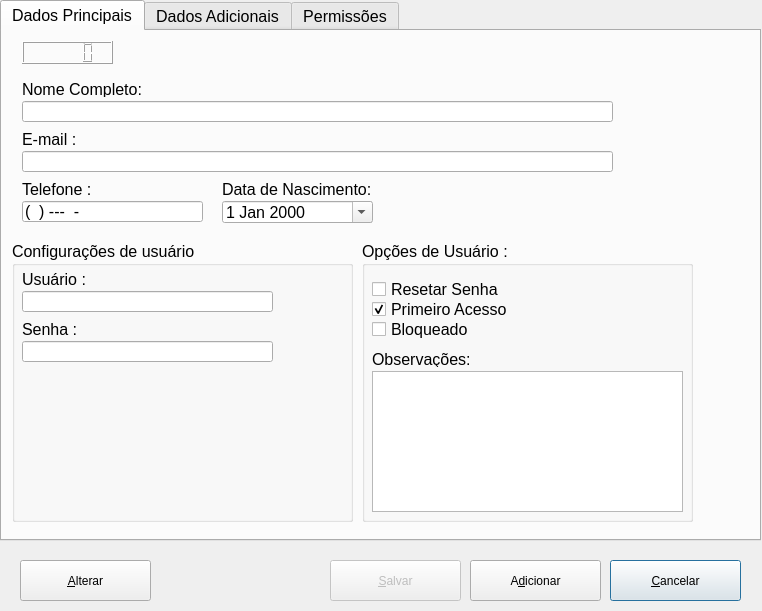
<?xml version="1.0" encoding="UTF-8"?>
<ui version="4.0">
 <class>Dialog</class>
 <widget class="QDialog" name="Dialog">
  <property name="geometry">
   <rect>
    <x>0</x>
    <y>0</y>
    <width>762</width>
    <height>611</height>
   </rect>
  </property>
  <property name="windowTitle">
   <string>Dialog</string>
  </property>
  <widget class="QTabWidget" name="tabWidget">
   <property name="geometry">
    <rect>
     <x>0</x>
     <y>0</y>
     <width>761</width>
     <height>541</height>
    </rect>
   </property>
   <property name="font">
    <font>
     <family>Segoe UI</family>
     <pointsize>12</pointsize>
    </font>
   </property>
   <property name="cursor">
    <cursorShape>PointingHandCursor</cursorShape>
   </property>
   <property name="contextMenuPolicy">
    <enum>Qt::DefaultContextMenu</enum>
   </property>
   <property name="acceptDrops">
    <bool>false</bool>
   </property>
   <property name="styleSheet">
    <string notr="true">font: 12pt &quot;Segoe UI&quot;;</string>
   </property>
   <property name="currentIndex">
    <number>0</number>
   </property>
   <widget class="QWidget" name="DdPrincipais">
    <attribute name="title">
     <string>Dados Principais</string>
    </attribute>
    <widget class="QLabel" name="label">
     <property name="geometry">
      <rect>
       <x>20</x>
       <y>50</y>
       <width>131</width>
       <height>16</height>
      </rect>
     </property>
     <property name="text">
      <string>Nome Completo:</string>
     </property>
    </widget>
    <widget class="QLineEdit" name="lineEdit">
     <property name="geometry">
      <rect>
       <x>20</x>
       <y>70</y>
       <width>591</width>
       <height>21</height>
      </rect>
     </property>
     <property name="inputMask">
      <string/>
     </property>
    </widget>
    <widget class="QLabel" name="label_2">
     <property name="geometry">
      <rect>
       <x>20</x>
       <y>100</y>
       <width>131</width>
       <height>16</height>
      </rect>
     </property>
     <property name="text">
      <string>E-mail :</string>
     </property>
    </widget>
    <widget class="QLineEdit" name="lineEdit_2">
     <property name="geometry">
      <rect>
       <x>20</x>
       <y>120</y>
       <width>591</width>
       <height>21</height>
      </rect>
     </property>
     <property name="inputMask">
      <string/>
     </property>
    </widget>
    <widget class="QLabel" name="label_3">
     <property name="geometry">
      <rect>
       <x>20</x>
       <y>150</y>
       <width>131</width>
       <height>16</height>
      </rect>
     </property>
     <property name="text">
      <string>Telefone :</string>
     </property>
    </widget>
    <widget class="QLineEdit" name="lineEdit_3">
     <property name="geometry">
      <rect>
       <x>20</x>
       <y>170</y>
       <width>181</width>
       <height>21</height>
      </rect>
     </property>
     <property name="inputMask">
      <string>(##) #####-####</string>
     </property>
     <property name="text">
      <string>() ---</string>
     </property>
     <property name="maxLength">
      <number>15</number>
     </property>
     <property name="cursorMoveStyle">
      <enum>Qt::VisualMoveStyle</enum>
     </property>
    </widget>
    <widget class="QLabel" name="label_4">
     <property name="geometry">
      <rect>
       <x>220</x>
       <y>150</y>
       <width>151</width>
       <height>16</height>
      </rect>
     </property>
     <property name="text">
      <string>Data de Nascimento:</string>
     </property>
    </widget>
    <widget class="QDateEdit" name="dateEdit">
     <property name="geometry">
      <rect>
       <x>220</x>
       <y>170</y>
       <width>151</width>
       <height>22</height>
      </rect>
     </property>
     <property name="wrapping">
      <bool>true</bool>
     </property>
     <property name="specialValueText">
      <string notr="true"/>
     </property>
     <property name="correctionMode">
      <enum>QAbstractSpinBox::CorrectToNearestValue</enum>
     </property>
     <property name="keyboardTracking">
      <bool>false</bool>
     </property>
     <property name="showGroupSeparator" stdset="0">
      <bool>true</bool>
     </property>
     <property name="calendarPopup">
      <bool>true</bool>
     </property>
    </widget>
    <widget class="QGroupBox" name="groupBox">
     <property name="geometry">
      <rect>
       <x>10</x>
       <y>210</y>
       <width>341</width>
       <height>281</height>
      </rect>
     </property>
     <property name="title">
      <string>Configurações de usuário</string>
     </property>
     <widget class="QLineEdit" name="lineEdit_4">
      <property name="geometry">
       <rect>
        <x>10</x>
        <y>100</y>
        <width>251</width>
        <height>21</height>
       </rect>
      </property>
      <property name="inputMask">
       <string/>
      </property>
      <property name="text">
       <string/>
      </property>
      <property name="echoMode">
       <enum>QLineEdit::PasswordEchoOnEdit</enum>
      </property>
      <property name="dragEnabled">
       <bool>false</bool>
      </property>
      <property name="readOnly">
       <bool>false</bool>
      </property>
     </widget>
     <widget class="QLabel" name="label_5">
      <property name="geometry">
       <rect>
        <x>10</x>
        <y>30</y>
        <width>131</width>
        <height>16</height>
       </rect>
      </property>
      <property name="text">
       <string>Usuário :</string>
      </property>
     </widget>
     <widget class="QLineEdit" name="lineEdit_5">
      <property name="geometry">
       <rect>
        <x>10</x>
        <y>50</y>
        <width>251</width>
        <height>21</height>
       </rect>
      </property>
      <property name="inputMask">
       <string/>
      </property>
      <property name="text">
       <string/>
      </property>
     </widget>
     <widget class="QLabel" name="label_6">
      <property name="geometry">
       <rect>
        <x>10</x>
        <y>80</y>
        <width>131</width>
        <height>16</height>
       </rect>
      </property>
      <property name="text">
       <string>Senha :</string>
      </property>
     </widget>
    </widget>
    <widget class="QGroupBox" name="groupBox_2">
     <property name="geometry">
      <rect>
       <x>360</x>
       <y>210</y>
       <width>331</width>
       <height>281</height>
      </rect>
     </property>
     <property name="title">
      <string>Opções de Usuário :</string>
     </property>
     <widget class="QCheckBox" name="checkBox">
      <property name="geometry">
       <rect>
        <x>10</x>
        <y>40</y>
        <width>301</width>
        <height>17</height>
       </rect>
      </property>
      <property name="text">
       <string>Resetar Senha</string>
      </property>
     </widget>
     <widget class="QCheckBox" name="checkBox_2">
      <property name="geometry">
       <rect>
        <x>10</x>
        <y>60</y>
        <width>301</width>
        <height>17</height>
       </rect>
      </property>
      <property name="text">
       <string>Primeiro Acesso</string>
      </property>
      <property name="checked">
       <bool>true</bool>
      </property>
     </widget>
     <widget class="QCheckBox" name="checkBox_3">
      <property name="geometry">
       <rect>
        <x>10</x>
        <y>80</y>
        <width>301</width>
        <height>17</height>
       </rect>
      </property>
      <property name="text">
       <string>Bloqueado</string>
      </property>
     </widget>
     <widget class="QLabel" name="label_7">
      <property name="geometry">
       <rect>
        <x>10</x>
        <y>110</y>
        <width>131</width>
        <height>16</height>
       </rect>
      </property>
      <property name="text">
       <string>Observações:</string>
      </property>
     </widget>
     <widget class="QPlainTextEdit" name="plainTextEdit">
      <property name="geometry">
       <rect>
        <x>10</x>
        <y>130</y>
        <width>311</width>
        <height>141</height>
       </rect>
      </property>
     </widget>
    </widget>
    <widget class="QLCDNumber" name="lcdNumber">
     <property name="geometry">
      <rect>
       <x>20</x>
       <y>10</y>
       <width>91</width>
       <height>23</height>
      </rect>
     </property>
    </widget>
   </widget>
   <widget class="QWidget" name="DdAdicionais">
    <attribute name="title">
     <string>Dados Adicionais</string>
    </attribute>
   </widget>
   <widget class="QWidget" name="Permission">
    <attribute name="title">
     <string>Permissões</string>
    </attribute>
   </widget>
  </widget>
  <widget class="QPushButton" name="pushButton_3">
   <property name="geometry">
    <rect>
     <x>610</x>
     <y>560</y>
     <width>131</width>
     <height>41</height>
    </rect>
   </property>
   <property name="text">
    <string>&amp;Cancelar</string>
   </property>
   <property name="shortcut">
    <string>Alt+C</string>
   </property>
   <property name="checkable">
    <bool>false</bool>
   </property>
   <property name="checked">
    <bool>false</bool>
   </property>
   <property name="autoRepeat">
    <bool>false</bool>
   </property>
  </widget>
  <widget class="QPushButton" name="pushButton_2">
   <property name="enabled">
    <bool>true</bool>
   </property>
   <property name="geometry">
    <rect>
     <x>470</x>
     <y>560</y>
     <width>131</width>
     <height>41</height>
    </rect>
   </property>
   <property name="text">
    <string>A&amp;dicionar</string>
   </property>
   <property name="shortcut">
    <string>Alt+D</string>
   </property>
  </widget>
  <widget class="QPushButton" name="pushButton">
   <property name="geometry">
    <rect>
     <x>20</x>
     <y>560</y>
     <width>131</width>
     <height>41</height>
    </rect>
   </property>
   <property name="text">
    <string>&amp;Alterar</string>
   </property>
  </widget>
  <widget class="QPushButton" name="pushButton_4">
   <property name="enabled">
    <bool>false</bool>
   </property>
   <property name="geometry">
    <rect>
     <x>330</x>
     <y>560</y>
     <width>131</width>
     <height>41</height>
    </rect>
   </property>
   <property name="text">
    <string>&amp;Salvar</string>
   </property>
   <property name="shortcut">
    <string/>
   </property>
  </widget>
 </widget>
 <resources/>
 <connections/>
</ui>
